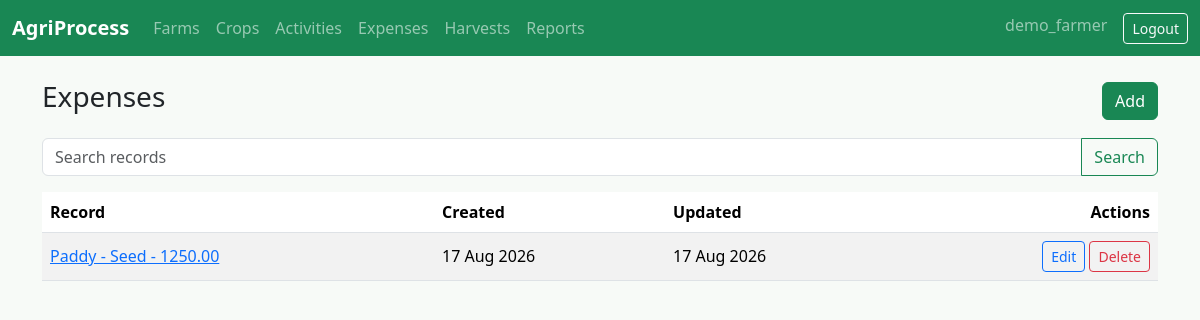
The app's page /expenses/ (signed in) with its own data.
### farmops/models.py (models this page shows, shortened)
class TimeStampedModel(models.Model):
    created_at = models.DateTimeField(auto_now_add=True)
    updated_at = models.DateTimeField(auto_now=True)
    class Meta:
        abstract = True

class Expense(TimeStampedModel):
    CATEGORY_CHOICES = [
        ("seed", "Seed"),
        ("fertilizer", "Fertilizer"),
        ("pesticide", "Pesticide"),
        ("labour", "Labour"),
        ("machinery", "Machinery"),
        ("irrigation", "Irrigation"),
        ("transport", "Transportation"),
        ("other", "Other"),
    ]
    PAYMENT_CHOICES = [("cash", "Cash"), ("upi", "UPI"), ("bank", "Bank"), ("credit", "Credit")]
    crop = models.ForeignKey(Crop, on_delete=models.CASCADE, related_name="expenses")
    expense_date = models.DateField()
    expense_period = models.CharField(max_length=80, blank=True)
    expense_category = models.CharField(max_length=30, choices=CATEGORY_CHOICES)
    quantity = models.DecimalField(max_digits=10, decimal_places=2, null=True, blank=True)
    labour_details = models.CharField(max_length=160, blank=True)
    machinery_usage_duration = models.DecimalField(max_digits=8, decimal_places=2, null=True, blank=True)
    rental_or_maintenance_cost = models.DecimalField(max_digits=10, decimal_places=2, default=0)
    water_usage_cost = models.DecimalField(max_digits=10, decimal_places=2, default=0)
    distance_charges = models.DecimalField(max_digits=10, decimal_places=2, default=0)
    payment_details = models.CharField(max_length=20, choices=PAYMENT_CHOICES, default="cash")
    total_expense_amount = models.DecimalField(max_digits=12, decimal_places=2, validators=[MinValueValidator(Decimal("0.00"))])
    notes = models.TextField(blank=True)
    class Meta:
        ordering = ["-expense_date"]
    def __str__(self):
        return f"{self.crop.crop_name} - {self.get_expense_category_display()} - {self.total_expense_amount}"
    def get_absolute_url(self):
        return reverse("expense-detail", kwargs={"pk": self.pk})

class Crop(TimeStampedModel):
    STATUS_CHOICES = [
        ("planned", "Planned"),
        ("sown", "Sown"),
        ("growing", "Growing"),
        ("ready", "Ready for Harvest"),
        ("harvested", "Harvested"),
        ("cancelled", "Cancelled"),
    ]
    SEASONS = [
        ("kharif", "Kharif"),
        ("rabi", "Rabi"),
        ("zaid", "Zaid"),
        ("annual", "Annual"),
    ]
    farm = models.ForeignKey(Farm, on_delete=models.CASCADE, related_name="crops")
    crop_registration_number = models.CharField(max_length=60)
    crop_code = models.CharField(max_length=30)
    crop_name = models.CharField(max_length=100)
    crop_variety = models.CharField(max_length=100)
    crop_category = models.CharField(max_length=80)
    season = models.CharField(max_length=20, choices=SEASONS)
    sowing_date = models.DateField()
    sowing_method = models.CharField(max_length=80)
    seed_spacing = models.CharField(max_length=80, blank=True)
    crop_status = models.CharField(max_length=20, choices=STATUS_CHOICES, default="planned")
    notes = models.TextField(blank=True)
    class Meta:
        ordering = ["-sowing_date", "crop_name"]
        constraints = [
            models.UniqueConstraint(fields=["farm", "crop_code"], name="unique_crop_code_per_farm")
        ]

### farmops/views.py (the view)
# urls.py: path("expenses/", views.ExpenseListView.as_view(), name="expense-list"),
class ExpenseListView(OwnedQuerysetMixin, ListView):
    model = Expense
    paginate_by = 10
    template_name = "farmops/list.html"
    owner_path = "crop__farm__owner"
    def apply_search(self, queryset, query):
        queryset = queryset.select_related("crop", "crop__farm")
        if query:
            queryset = queryset.filter(Q(expense_category__icontains=query) | Q(payment_details__icontains=query))
        return queryset

### farmops/views.py (called while the page is built)
    def get_context_data(self, **kwargs):
        context = super().get_context_data(**kwargs)
        context["model_name"] = self.model._meta.verbose_name.title()
        context["model_name_plural"] = self.model._meta.verbose_name_plural.title()
        return context

    def get_queryset(self):
        queryset = super().get_queryset()
        lookup = {self.owner_path: self.request.user}
        query = self.request.GET.get("q", "").strip()
        queryset = queryset.filter(**lookup)
        return self.apply_search(queryset, query)

### templates/farmops/list.html (shortened to what this page needs)
{% extends "base.html" %}
{% block content %}
<div class="d-flex justify-content-between align-items-center mb-3">
  <h1 class="h3">{{ model_name_plural }}</h1>
  <a class="btn btn-success" href="{{ request.path }}add/">Add</a>
</div>
<form class="mb-3" method="get"><div class="input-group"><input class="form-control" name="q" value="{{ request.GET.q }}" placeholder="Search records"><button class="btn btn-outline-success">Search</button></div></form>
<div class="table-responsive">
  <table class="table table-striped align-middle">
    <thead><tr><th>Record</th><th>Created</th><th>Updated</th><th class="text-end">Actions</th></tr></thead>
    <tbody>
    {% for object in object_list %}
      <tr><td><a href="{{ object.get_absolute_url }}">{{ object }}</a></td><td>{{ object.created_at|date:"d M Y" }}</td><td>{{ object.updated_at|date:"d M Y" }}</td><td class="text-end"><a class="btn btn-sm btn-outline-primary" href="{{ object.get_absolute_url }}edit/">Edit</a> <a class="btn btn-sm btn-outline-danger" href="{{ object.get_absolute_url }}delete/">Delete</a></td></tr>
    {% empty %}
      <tr><td colspan="4">No records found.</td></tr>
    {% endfor %}
    </tbody>
  </table>
</div>
{% endblock %}

### templates/base.html (shortened to what this page needs)
{% load static %}
<!doctype html>
<html lang="en">
<head>
  <link href="https://cdn.jsdelivr.net/npm/bootstrap@5.3.3/dist/css/bootstrap.min.css" rel="stylesheet">
  <link rel="stylesheet" href="{% static 'css/styles.css' %}">
</head>
<body>
  <nav class="navbar navbar-expand-lg navbar-dark bg-success">
    <div class="container-fluid">
      <a class="navbar-brand fw-semibold" href="{% url 'dashboard' %}">AgriProcess</a>
      <div class="collapse navbar-collapse" id="nav">
        <ul class="navbar-nav me-auto">
          {% if user.is_authenticated %}
            <li class="nav-item"><a class="nav-link" href="{% url 'farm-list' %}">Farms</a></li>
            <li class="nav-item"><a class="nav-link" href="{% url 'crop-list' %}">Crops</a></li>
            <li class="nav-item"><a class="nav-link" href="{% url 'activity-list' %}">Activities</a></li>
            <li class="nav-item"><a class="nav-link" href="{% url 'expense-list' %}">Expenses</a></li>
            <li class="nav-item"><a class="nav-link" href="{% url 'harvest-list' %}">Harvests</a></li>
            <li class="nav-item"><a class="nav-link" href="{% url 'reports' %}">Reports</a></li>
          {% endif %}
        </ul>
        <ul class="navbar-nav">
          {% if user.is_authenticated %}
            <li class="nav-item"><span class="navbar-text me-3">{{ user.username }}</span></li>
            <li class="nav-item"><form method="post" action="{% url 'logout' %}">{% csrf_token %}<button class="btn btn-outline-light btn-sm">Logout</button></form></li>
          {% else %}
            <li class="nav-item"><a class="btn btn-outline-light btn-sm me-2" href="{% url 'login' %}">Login</a></li>
            <li class="nav-item"><a class="btn btn-light btn-sm" href="{% url 'register' %}">Register</a></li>
          {% endif %}
        </ul>
      </div>
    </div>
  </nav>
  <main class="container py-4">
    {% block content %}{% endblock %}
  </main>
</body>
</html>

### static/css/styles.css (style rules this page uses)
body { background: #f7faf7; }

### records on screen
Expense: crop+expense_category+total_expense_amount "Paddy - Seed - 1250.00", created_at "17 Aug 2026", updated_at "17 Aug 2026"

### other values on screen
{{ user.username }} "demo_farmer"
{{ model_name_plural }} "Expenses"
